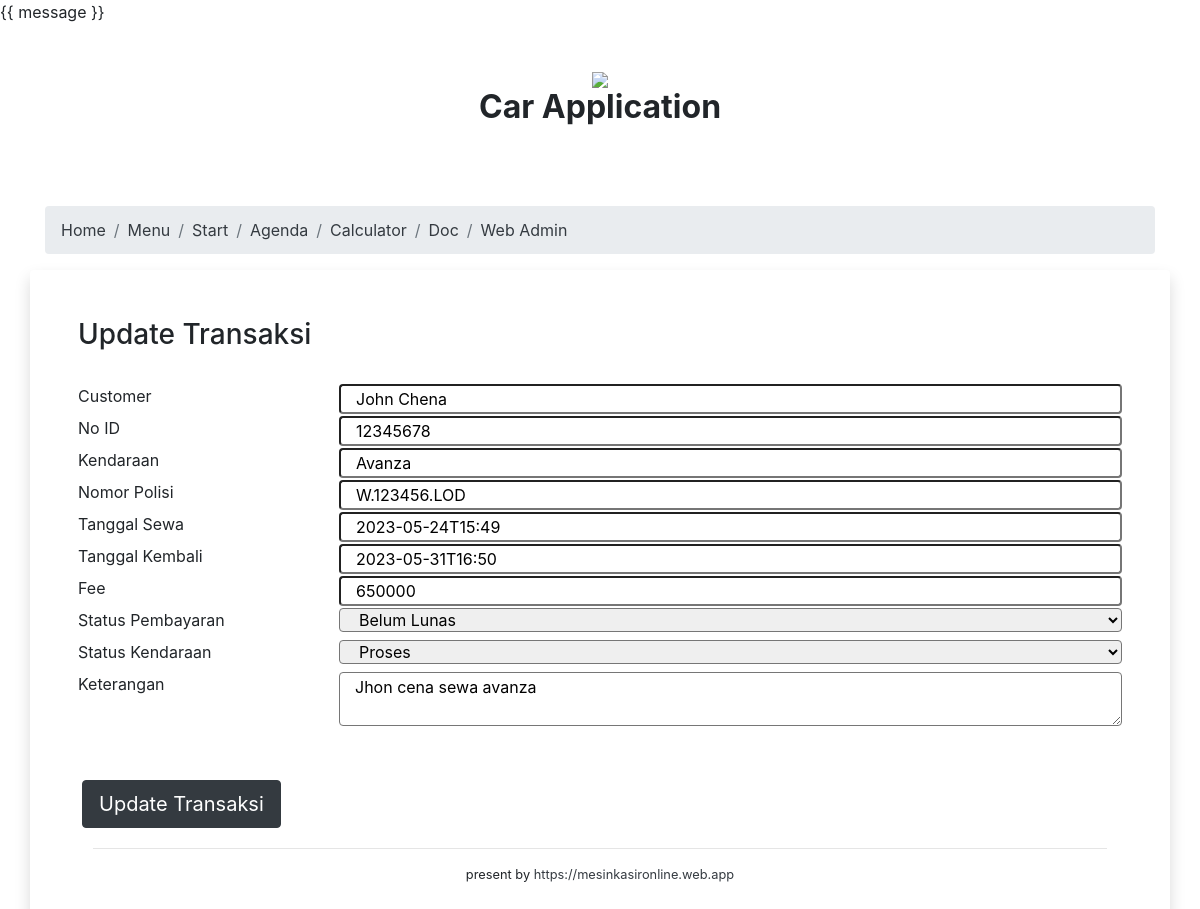
/car/ubah.php?id=30, run on the app's committed database.
### tables this page shows
CREATE TABLE `barang` (
  `id` int(11) NOT NULL,
  `nama` varchar(255) NOT NULL,
  `track` varchar(255) NOT NULL,
  `unit` varchar(255) NOT NULL,
  `nopol` varchar(255) NOT NULL,
  `barcode` varchar(255) NOT NULL,
  `jual` varchar(255) NOT NULL,
  `beli` double NOT NULL,
  `pay` varchar(255) NOT NULL,
  `stok` varchar(255) NOT NULL,
  `notes` text NOT NULL
);

### car/ubah.php (the view, shortened to what this page needs)
<?php
require 'functions.php';
$id = $_GET["id"];
$brg = query("SELECT * FROM barang WHERE ID = $id")[0];
?>
<!DOCTYPE html>
<html>
    <link rel="stylesheet" href="https://stackpath.bootstrapcdn.com/bootstrap/4.5.0/css/bootstrap.min.css">
  </head>
  <body>
<div class="container">
  <?php require 'head.php';?>
<?php require 'nav.php';?>
  <div class="row rounded shadow">
    <div class="col-12 col-md-12 p-3 p-md-5">
  <h3>Update Transaksi</h3>
  <form action="" method="post">
  <input type="hidden" name="id" class="col-9 rounded float-right" value="<?= $brg["id"];?>"><br/>
  <label for="id">Customer </label>
  <input type="text" name="nama" class="col-9 rounded float-right" id="nama" required value="<?= $brg["nama"];?>"><br/>
    <label for="id">No ID </label>
	<input type="text" name="track" class="col-9 rounded float-right" id="track" required value="<?= $brg["track"];?>"><br/>
    <label for="id">Kendaraan </label>
	<input type="text" name="unit" class="col-9 rounded float-right" id="unit" required value="<?= $brg["unit"];?>"><br/>
    <label for="id">Nomor Polisi </label>
	<input type="text" name="nopol" class="col-9 rounded float-right" id="nopol" required value="<?= $brg["nopol"];?>"><br/>
    <label for="id">Tanggal Sewa </label>
	<input type="text" name="barcode" class="col-9 rounded float-right" id="barcode" required value="<?= $brg["barcode"];?>"><br/>
    <label for="id">Tanggal Kembali </label>
    <input type="text" name="jual" class="col-9 rounded float-right" id="jual" value="<?= $brg["jual"];?>"><br/>
    <label for="id">Fee  </label>
  <input type="text" name="beli" class="col-9 rounded float-right" id="beli" value="<?= $brg["beli"];?>"><br/>
    <label for="id">Status Pembayaran  </label>
	<select class="form-select col-9 rounded float-right" name="pay" id="pay" aria-label="Default select example" required>
  <option selected value="<?= $brg["pay"];?>" name="pay"><?= $brg["pay"];?></option>
</select><br/>
    <label for="id">Status Kendaraan</label>
		<select class="form-select col-9 rounded float-right" name="stok" id="stok" aria-label="Default select example" required>
  <option selected value="<?= $brg["stok"];?>" name="stok"><?= $brg["stok"];?></option>
</select><br/>
    <label for="id">Keterangan</label>
	<textarea type="text" name="notes" class="col-9 rounded float-right" id="notes"><?= $brg["notes"];?></textarea><br/>
	<br/>
	<div class="col-md-12 p-1">
<button type="submit" class="btn btn-dark btn-lg rounded mt-5" name="submit">
Update Transaksi
</button>
</div>
  </form>
    <div class="col-12 col-md-12 text-center">
<hr>
<p class="text-center"><small>present by <a href="https://mesinkasironline.web.app" class="text-dark"> https://mesinkasironline.web.app</a></small></p>
</div>
</div>
</div>
</div>
</body>
</html>

### data on the page
barang: nama "John Chena", track "12345678", unit "Avanza", nopol "W.123456.LOD", barcode "2023-05-24T15:49", jual "2023-05-31T16:50", beli "650000", pay "Belum Lunas", stok "Proses", notes "Jhon cena sewa avanza"
